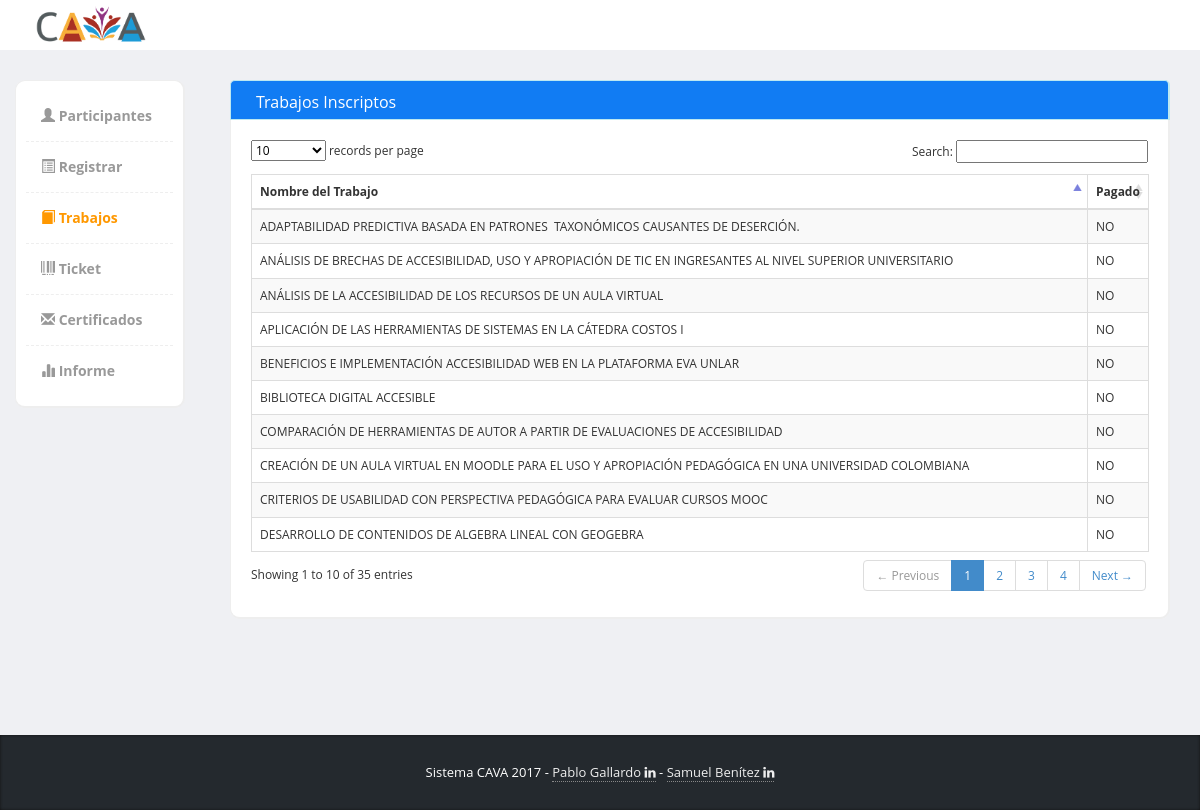
The app's page /index.php/trabajos with its own data.
### tables this page shows
CREATE TABLE `trabajos` (
  `id_trabajo` int(11) NOT NULL,
  `titulo` varchar(500) NOT NULL
);

### application/controllers/trabajos.php (called while the page is built, shortened)
<?php
class Trabajos extends CI_Controller {
	public function __construct(){
		$this->load->model('ticket_model');
		$this->load->model('escriben_model');
	}
	public function index()
	{
	    $data['trabajos_menu'] = TRUE;
		$t = $data['trabajos'] = $this->ticket_model->get();
		$this->load->view('commons/header_menu_view',$data);
		$this->load->view('trabajos_view',$data);
		$this->load->view('commons/footer_view');
	}
}

### index.php (called while the page is built, shortened)
<?php
require_once BASEPATH.'core/CodeIgniter.php';

### application/models/ticket_model.php (called while the page is built, shortened)
<?php
class ticket_model extends CI_model {
	function get($id_persona = null){
		if(is_null($id_persona)){
		$sql = "SELECT t.id_trabajo as trabajo , t.* ,ti.*,e.*,tp.* from
				trabajos t left join ticket ti
				on t.id_trabajo = ti.id_trabajo
				left join estado e on e.id_estado = ti.id_estado
				left join tipo_pagos tp on ti.id_tipo_pago = tp.id_tipo_pago
				";
		}
		$query = $this->db->query($sql);
		return $query->result();
	}
}

### application/views/trabajos_view.php (the view, shortened to what this page needs)
<div class="col-md-12 panel-info">
			  			<div class="content-box-header panel-heading">
		  					<div class="panel-title ">Trabajos Inscriptos</div>
			  			</div>
			  			<div class="content-box-large box-with-header">
			  				<table cellpadding="0" cellspacing="0" border="0" class="table table-striped table-bordered" id="example">
								<thead>
									<tr>
										<th>Nombre del Trabajo</th>
										<th>Pagado</th>
									</tr>
								</thead>
								<tbody>
									<?php foreach($trabajos as $trabajo): ?>
									<tr style="cursor:pointer" class="odd gradeX open_modal" type="button" class="btn btn-info btn-lg" data-idtrabajo="<?=$trabajo->trabajo?>" data-idpersona="<?=(is_null($trabajo->id_persona)) ? 0 : $trabajo->id_persona ?>" data-estado="<?=(is_null($trabajo->estado)) ? 'NO' : $trabajo->estado?>" data-toggle="modal" data-target="#myModal">
										<td><?=$trabajo->titulo?></td>
										<?php if($trabajo->estado != null): ?>
											<td><?=$trabajo->estado?></td>
										<?php else: ?>
											<td>NO</td>
										<?php endif; ?>
									</tr>
									<?php endforeach;?>
								</tbody>
							</table>
						</div>
</div>

### assets/template/css/styles.css (style rules this page uses)
.panel-info>.panel-heading { color: #ffffff; background-color: #117cf3; border-color: #bce8f1; }
body { font-family: 'Open Sans', sans-serif; background-color: #f7f7f7; position: relative; margin: 0px; font-size: 12px; padding: 0px; }
.content-box, .content-box-large { margin-bottom:30px; background:#fff; border-radius:10px; padding:10px; border-left:1px solid #eee; border-top:1px solid #eee; border-right:2px solid #eee; border-bottom:2px solid #eee; }
.content-box-large { padding: 20px; }
.box-with-header { border-top: none; border-top-left-radius:0px; border-top-right-radius:0px; }
.content-box-header { min-height: 40px; font-size: 16px; background:#f5f5f5; border-top-left-radius:5px; border-top-right-radius:5px; padding:10px; border-left:1px solid #eee; border-top:1px solid #eee; border-right:2px solid #eee; }
.content-box-header:after { clear:both; }
body { background-color: #eff0f3; }
.panel-heading>.panel-title, .content-box-header .panel-title { float: left; padding: 10px 15px; padding-top: 0px; }

### records on screen
trabajos: titulo "ANÁLISIS DE LA ACCESIBILIDAD DE LOS RECURSOS DE UN AULA VIRTUAL"
trabajos: titulo "BENEFICIOS E IMPLEMENTACIÓN ACCESIBILIDAD WEB EN LA PLATAFORMA EVA UNLAR"
trabajos: titulo "ADAPTABILIDAD PREDICTIVA BASADA EN PATRONES TAXONÓMICOS CAUSANTES DE DESERCIÓN."
trabajos: titulo "DESARROLLO DE CONTENIDOS DE ALGEBRA LINEAL CON GEOGEBRA"
trabajos: titulo "CRITERIOS DE USABILIDAD CON PERSPECTIVA PEDAGÓGICA PARA EVALUAR CURSOS MOOC"
trabajos: titulo "ANÁLISIS DE BRECHAS DE ACCESIBILIDAD, USO Y APROPIACIÓN DE TIC EN INGRESANTES AL NIVEL SUPERIOR UNIVERSITARIO"
trabajos: titulo "APLICACIÓN DE LAS HERRAMIENTAS DE SISTEMAS EN LA CÁTEDRA COSTOS I"
trabajos: titulo "BIBLIOTECA DIGITAL ACCESIBLE"
trabajos: titulo "COMPARACIÓN DE HERRAMIENTAS DE AUTOR A PARTIR DE EVALUACIONES DE ACCESIBILIDAD"
trabajos: titulo "CREACIÓN DE UN AULA VIRTUAL EN MOODLE PARA EL USO Y APROPIACIÓN PEDAGÓGICA EN UNA UNIVERSIDAD COLOMBIANA"
